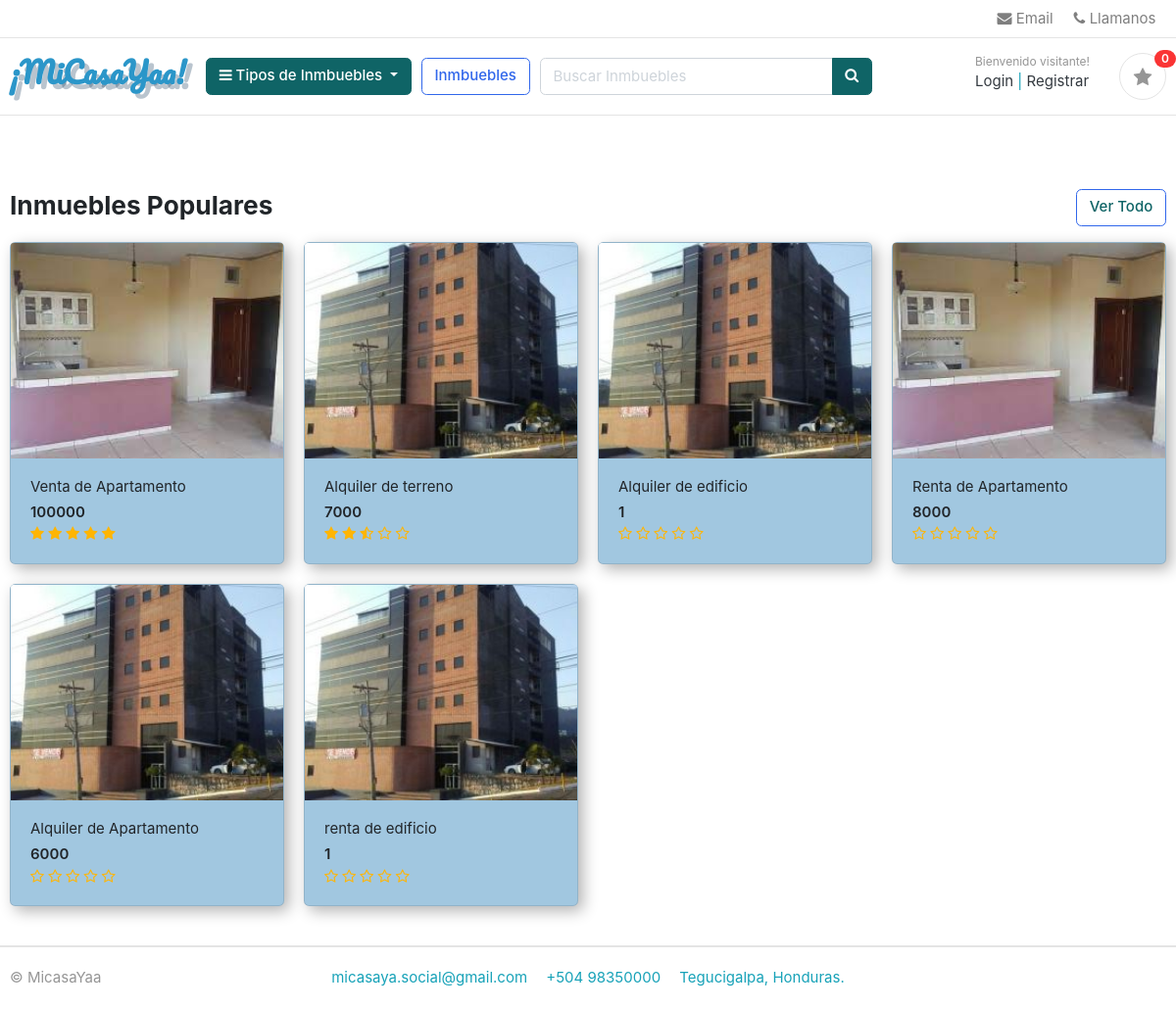
The page / on the database its author committed.
### store/models.py (models this page shows, shortened)
class Product(models.Model):
    product_name = models.CharField(max_length=200, unique=True)
    slug = models.CharField(max_length=200, unique=True)
    descripton = models.TextField(max_length=500, blank=True)
    price = models.IntegerField()
    images = models.ImageField(upload_to = 'photos/products')
    stock = models.IntegerField()
    is_available = models.BooleanField(default = True)
    category = models.ForeignKey(Category, on_delete=models.CASCADE)
    created_date = models.DateTimeField(auto_now_add=True)
    modified_date = models.DateTimeField(auto_now=True)
    def get_url(self):
        return reverse('product_detail', args=[self.category.slug, self.slug])
    def averageReview(self):
        reviews = ReviewRating.objects.filter(product=self, status=True).aggregate(average=Avg('rating'))
        avg=0
        if reviews['average'] is not None:
            avg = float(reviews['average'])
        return avg

### proyecto/views.py (the view)
# urls.py: 2. Add a URL to urlpatterns:  path('', views.home, name='home')
def home(request):
    products = Product.objects.all().filter(is_available=True).order_by('created_date')
    for product in products:
        reviews = ReviewRating.objects.filter(product_id=product.id, status=True)
    context = {
        'products': products,
        'reviews': reviews,
    }
    return render(request, 'home.html', context)

### category/context_processors.py (called while the page is built)
def menu_links(request):
    links = Category.objects.all()
    return dict(links=links)

### category/models.py (called while the page is built)
    def get_url(self):
        return reverse('products_by_category', args=[self.slug])

### favorites/context_processors.py (called while the page is built)
def counter(request):
    favorite_count = 0
    try:
        favorite = Favorite.objects.filter(favorite_id=_favorite_id(request))
        favorite_items = FavoriteItem.objects.all().filter(favorite=favorite[:1])
        for favorite_item in favorite_items:
            favorite_count += favorite_item.quantity
    except Favorite.DoesNotExist:
        favorite_count = 0
    return dict(favorite_count=favorite_count)

### favorites/views.py (called while the page is built)
def _favorite_id(request):
    favorite = request.session.session_key
    if not favorite:
        favorite = request.session.create()
    return favorite

### templates/home.html (shortened to what this page needs)
{% extends 'base.html'%}
{% load static %}
{% block content%}
<section class="section-intro padding-y-sm" />
<section class="section-name padding-y-sm" >
<div class="container" />
<header class="section-heading">
	<a href="{% url 'store' %}" class="btn btn-outline-primary float-right boton" style="">Ver Todo</a>
	<h3 class="section-title">Inmuebles Populares </h3>
</header>
<div class="row">
	{% for product in products %}
	<div class="col-md-3">
		<div class="card card-product-grid" style="box-shadow: 5px 5px 15px rgba(0,0,0,0.3); background: #A1C7E0;">
			<a href="{{ product.get_url }}" class="img-wrap"> <img src="{{ product.images.url }}"> </a>
			<figcaption class="info-wrap">
				<a href="{{ product.get_url }}" class="title">{{product.product_name}}</a>
				<div class="price mt-1">{{ product.price }}</div>
				<div class="rating-star">
		      <span>
		        <i class="fa fa-star{% if product.averageReview < 0.5 %}-o{% elif product.averageReview >= 0.5 and product.averageReview < 1 %}-half-o {% endif %}" aria-hidden="true"></i>
		        <i class="fa fa-star{% if product.averageReview < 1.5 %}-o{% elif product.averageReview >= 1.5 and product.averageReview < 2 %}-half-o {% endif %}" aria-hidden="true"></i>
		        <i class="fa fa-star{% if product.averageReview < 2.5 %}-o{% elif product.averageReview >= 2.5 and product.averageReview < 3 %}-half-o {% endif %}" aria-hidden="true"></i>
		        <i class="fa fa-star{% if product.averageReview < 3.5 %}-o{% elif product.averageReview >= 3.5 and product.averageReview < 4 %}-half-o {% endif %}" aria-hidden="true"></i>
		        <i class="fa fa-star{% if product.averageReview < 4.5 %}-o{% elif product.averageReview >= 4.5 and product.averageReview < 5 %}-half-o {% endif %}" aria-hidden="true"></i>
		      </span>
		    </div>
			</figcaption>
		</div>
	</div>
	{% endfor %}
</div>
</section>
</body>
</html>
{% endblock%}

### static/css/estilos.css (style rules this page uses)
.boton { color:#0F6466; }

### static/css/ui.css (style rules this page uses)
html { font-family: "Inter", sans-serif; font-size: 15px; }
.img-wrap { text-align: center; display: block; }
.img-wrap img { max-width: 100%; }
.padding-y-sm { padding-top: 20px; padding-bottom: 20px; }
.section-heading { margin-bottom: 20px; margin-top: 15px; }
.section-title { color: #212529; }
[class*=card-product] a.title { color: #212529; display: block; }
[class*=card-product] .img-wrap { overflow: hidden; position: relative; }
[class*=card-product] .img-wrap img { height: 100%; max-width: 100%; width: auto; display: inline-block; -o-object-fit: cover; object-fit: cover; }
.card-product-grid { margin-bottom: 20px; }
.card-product-grid .img-wrap { border-radius: 0.2rem 0.2rem 0 0; height: 220px; }
.card-product-grid .info-wrap { overflow: hidden; padding: 18px 20px; }
.card .img-wrap { overflow: hidden; }
.price { font-weight: 600; color: #212529; }

### proyecto/static/css/custom.css (style rules this page uses)
.rating-star i { color: #ffb503 !important; }

### rows shown on the page
Product: images (picture), product_name "Venta de Apartamento", price "100000"
Product: images (picture), product_name "Alquiler de terreno", price "7000"
Product: images (picture), product_name "Alquiler de edificio", price "1"
Product: images (picture), product_name "Renta de Apartamento", price "8000"
Product: images (picture), product_name "Alquiler de Apartamento", price "6000"
Product: images (picture), product_name "renta de edificio", price "1"

### other values the page prints
{{ favorite_count }} "0"
